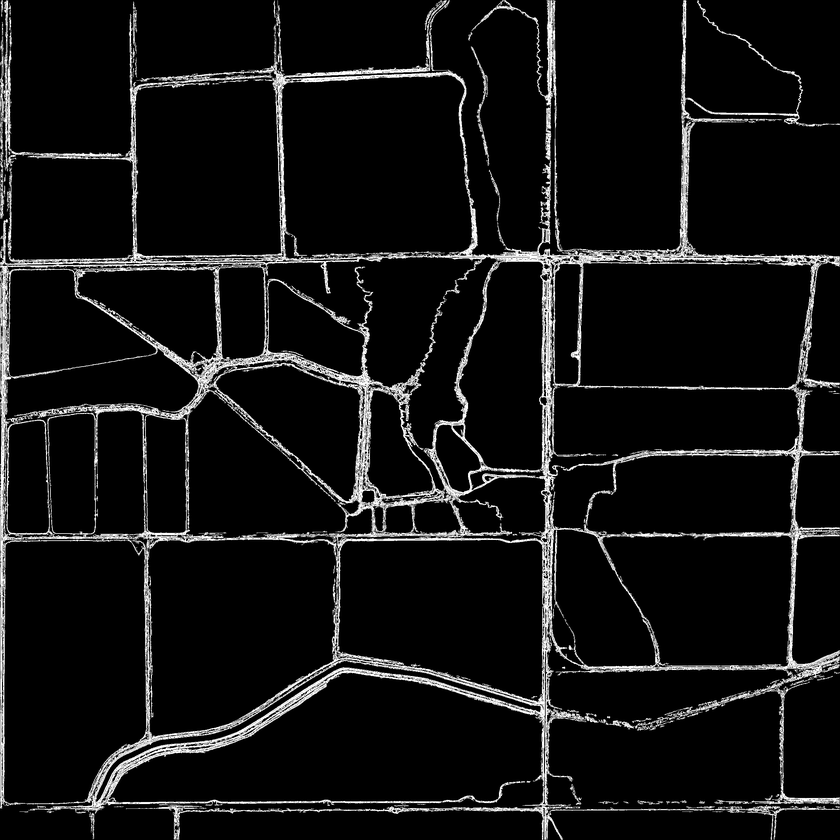
#> input picture best_map.png, 840 x 840 px, shrunk from 2500 x 2500 before the run
$ python dilation_test.py
#> lines starting #> are read from the running program, lines starting #| are printed output that depends on the picture
# An animation to test out different dilations on the ground truth image
import numpy as np
import matplotlib.pyplot as plt
import cv2

ground_truth = plt.imread('./best_map.png').mean(axis=-1)
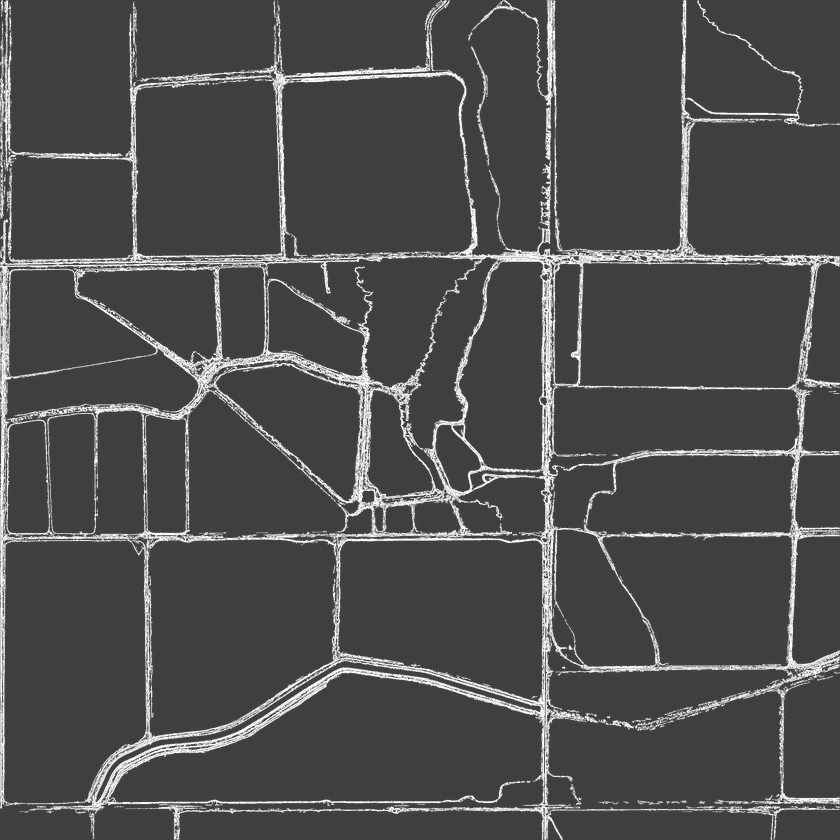
#> ground_truth: shape (840, 840) float32; min 0.25, max 1, mean 0.305

fig,ax = plt.subplots(1,2)
ax[0].imshow(ground_truth,'Greys_r')
for i in range(1, 25):
    kernel = np.ones((i, i), np.uint8)
    img_dilation = cv2.dilate(ground_truth, kernel, iterations=1)
    ax[1].cla()
    print(i)
    plt.title(f"Dilation with kernel of {i} * {i}")
    ax[1].imshow(img_dilation,'Greys_r')
    plt.show(block=False)
    plt.pause(0.25)
#> this loop made 24 passes
#> pass 1, `plt.show(block=False)`:
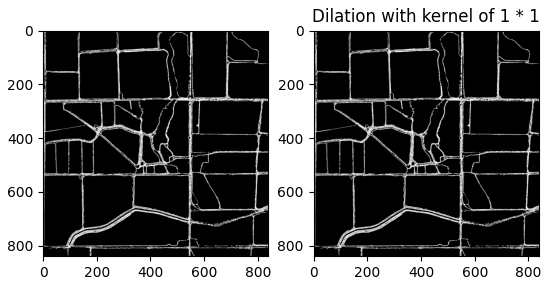
#> figure drawn by matplotlib, 2 panels
#> pass 2, `img_dilation = cv2.dilate(ground_truth, kernel, iterations=1)`:
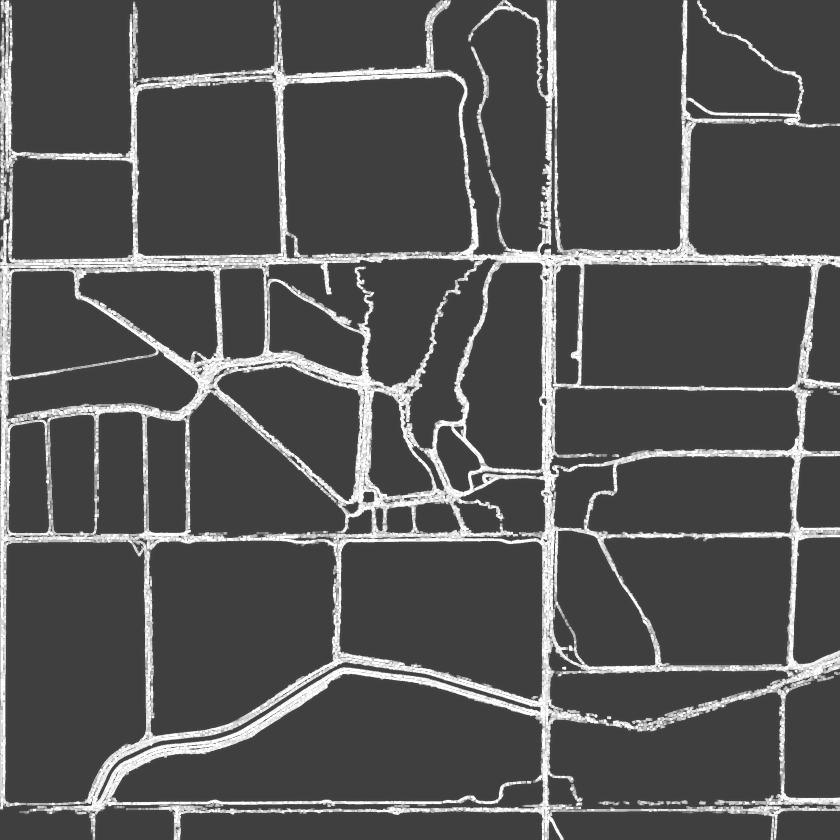
#> img_dilation: shape (840, 840) float32; min 0.25, max 1, mean 0.333
#> pass 3, `img_dilation = cv2.dilate(ground_truth, kernel, iterations=1)`:
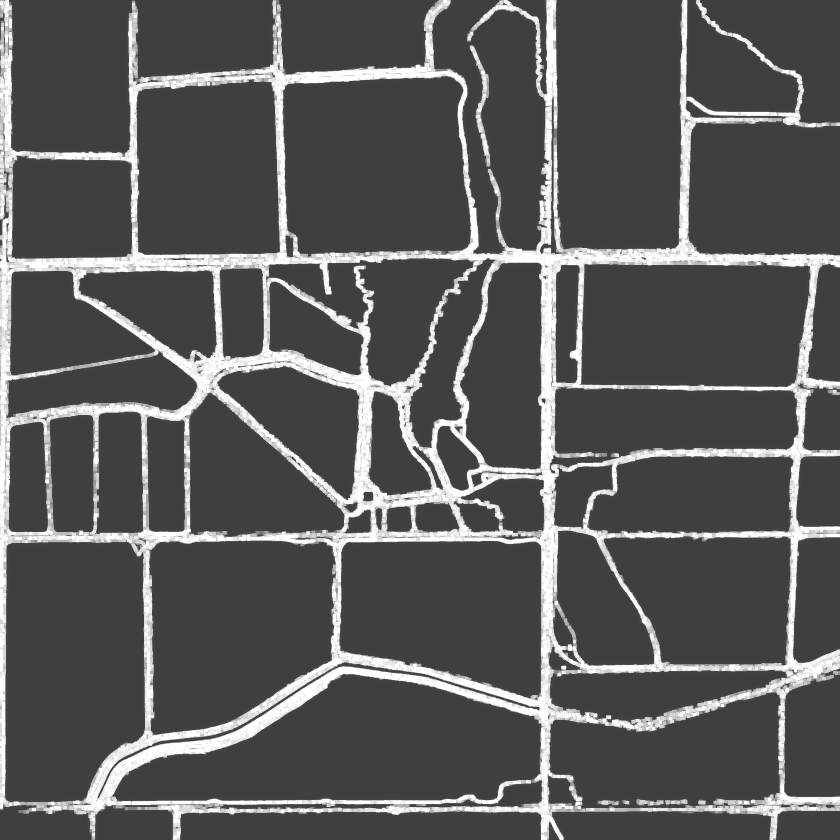
#> img_dilation: shape (840, 840) float32; min 0.25, max 1, mean 0.354
